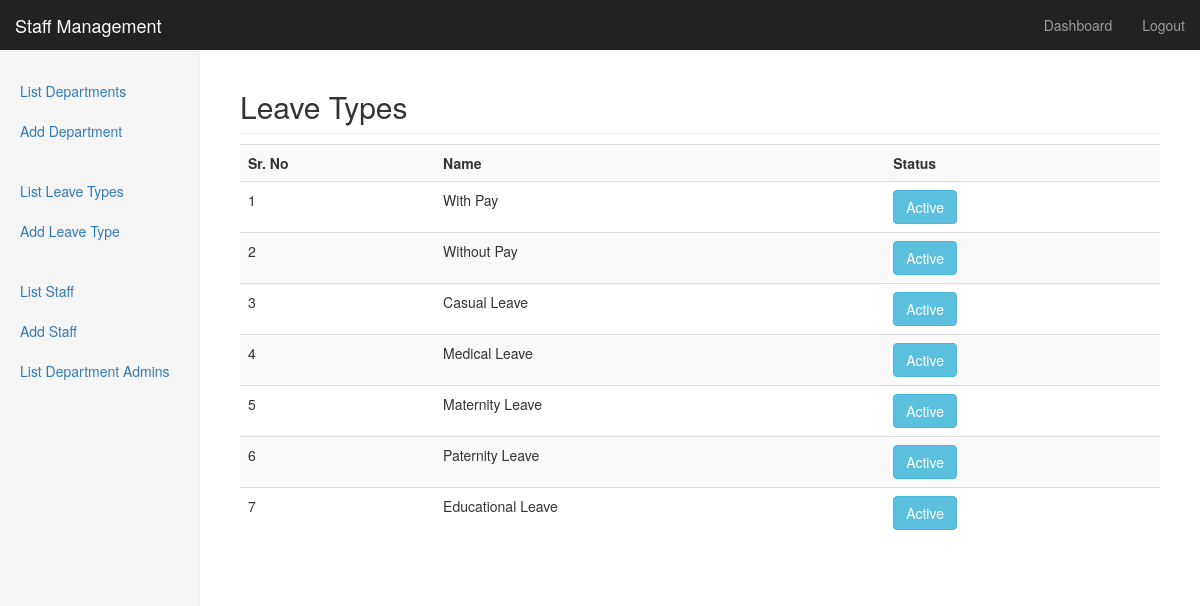
The app's page /list_leavetypes.php (signed in) with its own data.
### tables this page shows
CREATE TABLE IF NOT EXISTS `leave_types` (
  `id` int(4) NOT NULL AUTO_INCREMENT,
  `name` varchar(32) NOT NULL,
  `status` int(2) NOT NULL DEFAULT '1',
  PRIMARY KEY (`id`)
);

### classes/class.db.php (called while the page is built, shortened)
<?php
class database {
    public $resource;
    public $num_rows = null;
    public $valid_resource = false;
    function __construct() {
	return $this;
    }
    function select($table = '', $conditions = '', $count = false) {
	$return = array();
	if (trim($table) != '') {
	    if (trim($conditions) == '') {
		$conditions = ' 1 = 1';
	    }
	    if ($count) {
		$sql = "SELECT count(*) as count_rows FROM $table WHERE $conditions;";
	    } else {
		$sql = "SELECT * FROM $table WHERE $conditions;";
	    }
	    $this->query($sql);
	    if ($this->valid_resource && ($this->num_rows > 0)) {
		return true;
	    } else {
		return false;
	    }
	} else {
	    return false;
	}
	return $return;
    }
    function query($sql = '', $type = 'select') {
	if (trim($sql) != '') {
	    $this->resource = mysql_query($sql);
	    $this->valid_resource = true;
	    return $this->valid_resource;
	} else {
	    return false;
	}
    }
    function get_results() {
	$result = array();
	while ($row = mysql_fetch_array($this->resource)) {
	    $result[] = $row;
	}
	return $result;
    }
    function set_number_of_results() {
	$this->num_rows = mysql_num_rows($this->resource);
    }
}

### classes/class.leavetype.php (called while the page is built, shortened)
<?php
class leavetype {
    public $db;
    public $table = 'leave_types';
    function __construct($db) {
	$this->db = $db;
    }
    function get_leavetypes() {
	if ($this->db->select($this->table)) {
	    return $this->db->get_results();
	} else {
	    return false;
	}
    }
    function get_leavetype_status() {
	return array(1 => 'Active', 2 => 'Inactive');
    }
}

### list_leavetypes.php (the view, shortened to what this page needs)
<?php
require_once 'classes/class.db.php';
require_once 'classes/class.leavetype.php';
$db = new database;
$lt = new leavetype($db);
$leavetypes = $lt->get_leavetypes();
$leavetype_status = $lt->get_leavetype_status();
?>
<!DOCTYPE html>
<html lang="en">
    <head>
        <link href="css/bootstrap.min.css" rel="stylesheet">
        <link href="css/dashboard.css" rel="stylesheet">
    </head>
    <body>
        <?php
        include_once 'nav.php';
        ?>
        <div class="container-fluid">
            <div class="row">
                <?php
                include_once 'sidebar.php';
                ?>
                <div class="col-sm-9 col-sm-offset-3 col-md-10 col-md-offset-2 main">
                    <h2 class="sub-header">Leave Types</h2>
                    <div class="table-responsive">
                        <table class="table table-striped">
                            <tr>
                                <th>Sr. No</th>
                                <th>Name</th>
                                <th>Status</th>
                            </tr>
                            <?php
                            if (is_array($leavetypes) && count($leavetypes)) {
                                foreach ($leavetypes as $leavetype) {
                                    echo "<tr>";
                                    echo "<td>{$leavetype['id']}</td>";
                                    echo "<td>{$leavetype['name']}</td>";
                                    echo "<td><a href='#' class='btn btn-info'>{$leavetype_status[$leavetype['status']]}</a></td>";
                                    echo "</tr>";
                                }
                            } else {
                                ?>
                                <tr><td colspan="2">No Leave Type found</td></tr>
                                <?php
                            }
                            ?>
                        </table>
                    </div>
                </div>
            </div>
        </div>
    </body>
</html>

### css/dashboard.css (style rules this page uses)
body { padding-top: 50px; }
.sub-header { padding-bottom: 10px; border-bottom: 1px solid #eee; }
.main { padding: 20px; }
@media (min-width: 768px) { .main { padding-right: 40px; padding-left: 40px; } }

### records on screen
leave_types: id "1", name "With Pay", status "Active"
leave_types: id "2", name "Without Pay", status "Active"
leave_types: id "3", name "Casual Leave", status "Active"
leave_types: id "4", name "Medical Leave", status "Active"
leave_types: id "5", name "Maternity Leave", status "Active"
leave_types: id "6", name "Paternity Leave", status "Active"
leave_types: id "7", name "Educational Leave", status "Active"
